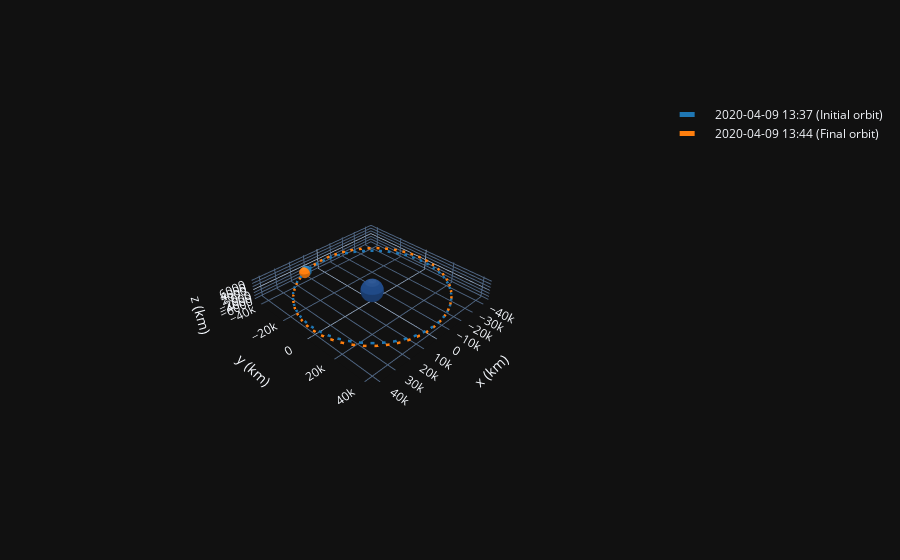

Notebook cell for this chart:
### Code cell
op = OrbitPlotter3D(dark=True)

op.plot(s0, label="Initial orbit")
op.plot(sf, label="Final orbit")
